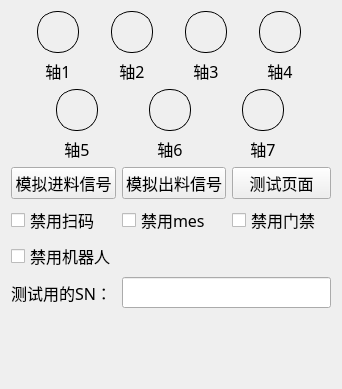
<?xml version="1.0" encoding="UTF-8"?>
<ui version="4.0">
 <class>qg_AxisStateClass</class>
 <widget class="QWidget" name="qg_AxisStateClass">
  <property name="geometry">
   <rect>
    <x>0</x>
    <y>0</y>
    <width>342</width>
    <height>389</height>
   </rect>
  </property>
  <property name="font">
   <font>
    <family>微软雅黑</family>
    <pointsize>12</pointsize>
   </font>
  </property>
  <property name="windowTitle">
   <string>qg_AxisState</string>
  </property>
  <layout class="QVBoxLayout" name="verticalLayout">
   <item>
    <layout class="QGridLayout" name="gridLayout">
     <item row="0" column="1">
      <widget class="QLabel" name="label_Axis_2">
       <property name="styleSheet">
        <string notr="true">min-width:     40px;     
min-height:    40px;     
max-width:     40px;     
max-height:    40px;     
border-radius: 20px;      
border:1px solid black; 
background: lightgreen；</string>
       </property>
       <property name="text">
        <string/>
       </property>
       <property name="alignment">
        <set>Qt::AlignCenter</set>
       </property>
      </widget>
     </item>
     <item row="0" column="2">
      <widget class="QLabel" name="label_Axis_3">
       <property name="styleSheet">
        <string notr="true">min-width:     40px;     
min-height:    40px;     
max-width:     40px;     
max-height:    40px;     
border-radius: 20px;      
border:1px solid black; 
background: lightgreen；</string>
       </property>
       <property name="text">
        <string/>
       </property>
       <property name="alignment">
        <set>Qt::AlignCenter</set>
       </property>
      </widget>
     </item>
     <item row="1" column="3">
      <widget class="QLabel" name="label_4">
       <property name="styleSheet">
        <string notr="true"/>
       </property>
       <property name="text">
        <string>轴4</string>
       </property>
       <property name="alignment">
        <set>Qt::AlignCenter</set>
       </property>
      </widget>
     </item>
     <item row="0" column="3">
      <widget class="QLabel" name="label_Axis_4">
       <property name="styleSheet">
        <string notr="true">min-width:     40px;     
min-height:    40px;     
max-width:     40px;     
max-height:    40px;     
border-radius: 20px;      
border:1px solid black; 
background: lightgreen；</string>
       </property>
       <property name="text">
        <string/>
       </property>
       <property name="alignment">
        <set>Qt::AlignCenter</set>
       </property>
      </widget>
     </item>
     <item row="1" column="0">
      <widget class="QLabel" name="label">
       <property name="maximumSize">
        <size>
         <width>16777215</width>
         <height>16777215</height>
        </size>
       </property>
       <property name="styleSheet">
        <string notr="true"/>
       </property>
       <property name="text">
        <string>轴1</string>
       </property>
       <property name="alignment">
        <set>Qt::AlignCenter</set>
       </property>
      </widget>
     </item>
     <item row="0" column="0">
      <widget class="QLabel" name="label_Axis_1">
       <property name="styleSheet">
        <string notr="true">min-width:     40px;     
min-height:    40px;     
max-width:     40px;     
max-height:    40px;     
border-radius: 20px;      
border:1px solid black; 
background: lightgreen；</string>
       </property>
       <property name="text">
        <string/>
       </property>
       <property name="alignment">
        <set>Qt::AlignCenter</set>
       </property>
      </widget>
     </item>
     <item row="1" column="1">
      <widget class="QLabel" name="label_2">
       <property name="styleSheet">
        <string notr="true"/>
       </property>
       <property name="text">
        <string>轴2</string>
       </property>
       <property name="alignment">
        <set>Qt::AlignCenter</set>
       </property>
      </widget>
     </item>
     <item row="1" column="2">
      <widget class="QLabel" name="label_3">
       <property name="styleSheet">
        <string notr="true"/>
       </property>
       <property name="text">
        <string>轴3</string>
       </property>
       <property name="alignment">
        <set>Qt::AlignCenter</set>
       </property>
      </widget>
     </item>
    </layout>
   </item>
   <item>
    <layout class="QGridLayout" name="gridLayout_2">
     <item row="1" column="2">
      <widget class="QLabel" name="label_7">
       <property name="styleSheet">
        <string notr="true"/>
       </property>
       <property name="text">
        <string>轴7</string>
       </property>
       <property name="alignment">
        <set>Qt::AlignCenter</set>
       </property>
      </widget>
     </item>
     <item row="0" column="0">
      <widget class="QLabel" name="label_Axis_5">
       <property name="styleSheet">
        <string notr="true">min-width:     40px;     
min-height:    40px;     
max-width:     40px;     
max-height:    40px;     
border-radius: 20px;      
border:1px solid black; 
background: lightgreen；</string>
       </property>
       <property name="text">
        <string/>
       </property>
       <property name="alignment">
        <set>Qt::AlignCenter</set>
       </property>
      </widget>
     </item>
     <item row="0" column="2">
      <widget class="QLabel" name="label_Axis_7">
       <property name="styleSheet">
        <string notr="true">min-width:     40px;     
min-height:    40px;     
max-width:     40px;     
max-height:    40px;     
border-radius: 20px;      
border:1px solid black; 
background: lightgreen；</string>
       </property>
       <property name="text">
        <string/>
       </property>
       <property name="alignment">
        <set>Qt::AlignCenter</set>
       </property>
      </widget>
     </item>
     <item row="1" column="0">
      <widget class="QLabel" name="label_5">
       <property name="styleSheet">
        <string notr="true"/>
       </property>
       <property name="text">
        <string>轴5</string>
       </property>
       <property name="alignment">
        <set>Qt::AlignCenter</set>
       </property>
      </widget>
     </item>
     <item row="1" column="1">
      <widget class="QLabel" name="label_6">
       <property name="maximumSize">
        <size>
         <width>16777215</width>
         <height>16777215</height>
        </size>
       </property>
       <property name="styleSheet">
        <string notr="true"/>
       </property>
       <property name="text">
        <string>轴6</string>
       </property>
       <property name="alignment">
        <set>Qt::AlignCenter</set>
       </property>
      </widget>
     </item>
     <item row="0" column="1">
      <widget class="QLabel" name="label_Axis_6">
       <property name="styleSheet">
        <string notr="true">min-width:     40px;     
min-height:    40px;     
max-width:     40px;     
max-height:    40px;     
border-radius: 20px;      
border:1px solid black; 
background: lightgreen；</string>
       </property>
       <property name="text">
        <string/>
       </property>
       <property name="alignment">
        <set>Qt::AlignCenter</set>
       </property>
      </widget>
     </item>
    </layout>
   </item>
   <item>
    <layout class="QGridLayout" name="gridLayout_3">
     <item row="1" column="2">
      <widget class="QCheckBox" name="checkBox_noDoor">
       <property name="text">
        <string>禁用门禁</string>
       </property>
      </widget>
     </item>
     <item row="1" column="0">
      <widget class="QCheckBox" name="checkBox_2">
       <property name="text">
        <string>禁用扫码</string>
       </property>
      </widget>
     </item>
     <item row="3" column="1" colspan="2">
      <widget class="QLineEdit" name="lineEdit"/>
     </item>
     <item row="0" column="1">
      <widget class="QPushButton" name="pushButton_2">
       <property name="text">
        <string>模拟出料信号</string>
       </property>
      </widget>
     </item>
     <item row="1" column="1">
      <widget class="QCheckBox" name="checkBox">
       <property name="text">
        <string>禁用mes</string>
       </property>
      </widget>
     </item>
     <item row="3" column="0">
      <widget class="QLabel" name="label_8">
       <property name="text">
        <string>测试用的SN：</string>
       </property>
      </widget>
     </item>
     <item row="0" column="0">
      <widget class="QPushButton" name="pushButton">
       <property name="text">
        <string>模拟进料信号</string>
       </property>
      </widget>
     </item>
     <item row="0" column="2">
      <widget class="QPushButton" name="pushButton_3">
       <property name="text">
        <string>测试页面</string>
       </property>
      </widget>
     </item>
     <item row="2" column="0">
      <widget class="QCheckBox" name="checkBox_3">
       <property name="text">
        <string>禁用机器人</string>
       </property>
      </widget>
     </item>
    </layout>
   </item>
   <item>
    <spacer name="verticalSpacer">
     <property name="orientation">
      <enum>Qt::Vertical</enum>
     </property>
     <property name="sizeHint" stdset="0">
      <size>
       <width>20</width>
       <height>40</height>
      </size>
     </property>
    </spacer>
   </item>
  </layout>
 </widget>
 <layoutdefault spacing="6" margin="11"/>
 <resources/>
 <connections/>
</ui>
